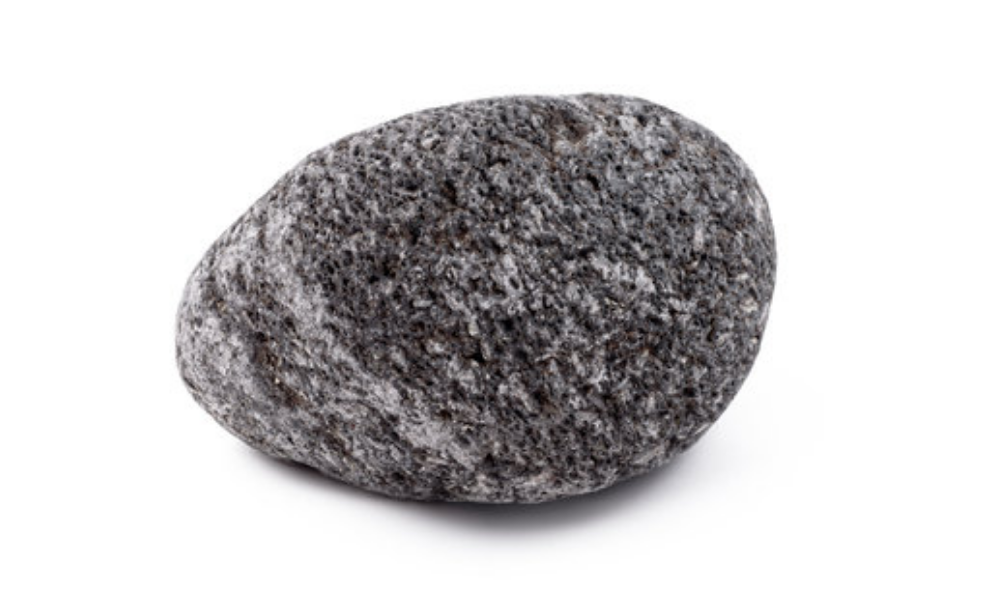
//> input picture HandDetection/HandDetection/Pierre.png, 1000 x 600 px, given in place of the camera
$ ./main   (built with g++ and OpenCV 4)
//> lines starting //> are read from the running program, lines starting //| are printed output that depends on the picture; after the words box and inside, x2 and y2 are one past the last pixel; in counts of white or black regions, pixels touching at a corner belong together
#include <iostream>
#include <sstream>
#include <opencv2/imgcodecs.hpp>
#include <opencv2/imgproc.hpp>
#include <opencv2/videoio.hpp>
#include <opencv2/highgui.hpp>
#include <opencv2/video.hpp>


using namespace cv;
using namespace std;

int c = 0;//Compteur de défauts de convexité qui permet de déterminer le choix de l'utilisateur
int x, y, rect_width;
int low_H = 0, low_S = 0, low_V = 0, high_H = 180, high_S = 255, high_V = 255;//Valeurs de seuillage HSV
Rect roi;///Size and location of both roi
//Region d'intérêt dans laquelle le joueur doit placer sa main
int user_score = 0, computer_score = 0;//Compteurs des scores
Mat computer_image;


///Frame est l'image capturé par la caméra, frame_hsv est l'image convertie en HSV et HSV_threshold_output l'image HSV seuillée
Mat frame, frame_hsv, hsv_threshold_output;


void finger_counter(int, void *);//Déclaration de l'en tête de la fonction


///Fonctions permettant de garder la valeur du seuillage basse inférieur à celle du seuillage haut et vice versa

static void on_low_H_thresh_trackbar(int, void *)
{
    if(high_H != 0)
    {
        low_H = min(high_H-1, low_H);
        setTrackbarPos("Low H", "HSV Threshold", low_H);
    }
    else
    {
        low_H = high_H;
        setTrackbarPos("Low H", "HSV Threshold", low_H);
    }
}

static void on_high_H_thresh_trackbar(int, void *)
{
    if(low_H != 180)
    {
        high_H = max(high_H, low_H+1);
        setTrackbarPos("High H", "HSV Threshold", high_H);
    }
    else
    {
        high_H = low_H;
        setTrackbarPos("High H", "HSV Threshold", high_H);
    }
}

static void on_low_S_thresh_trackbar(int, void *)
{
    if(high_S != 0)
    {
        low_S = min(high_S-1, low_S);
        setTrackbarPos("Low S", "HSV Threshold", low_S);
    }
    else
    {
        low_S = high_S;
        setTrackbarPos("Low S", "HSV Threshold", low_S);
    }
}

static void on_high_S_thresh_trackbar(int, void *)
{
    if(low_S != 255)
    {
        high_S = max(low_S+1, high_S);
        setTrackbarPos("High S", "HSV Threshold", high_S);
    }
    else
    {
        high_S = low_S;
        setTrackbarPos("High S", "HSV Threshold", high_S);
    }
}

static void on_low_V_thresh_trackbar(int, void *)
{
    if(high_V != 0)
    {
        low_V = min(high_V-1, low_V);
        setTrackbarPos("Low V", "HSV Threshold", low_V);
    }
    else
    {
        low_V = high_V;
        setTrackbarPos("Low V", "HSV Threshold", low_V);
    }
}

static void on_high_V_thresh_trackbar(int, void *)
{
    if(low_V != 255)
    {
        high_V = max(low_V+1, high_V);
        setTrackbarPos("High V", "HSV Threshold", high_V);
    }
    else
    {
        high_V = low_V;
        setTrackbarPos("High V", "HSV Threshold", high_V);
    }
}


///Fonction qui initialise la partie en dessinant la zone où le joueur place sa main et affiche les scores
void game_initialization()
{
    rectangle(frame, Point(x, y), Point(x+rect_width, y+rect_width), Scalar(255, 0, 0), 5, 8, 0);
    putText(frame, "User:"+to_string(user_score), Point(frame.size().width/20, frame.size().height/10), FONT_HERSHEY_PLAIN, 2, Scalar(255, 0, 0), 2);
    putText(frame, "Computer:"+to_string(computer_score), Point(frame.size().width*3/4, frame.size().height/10), FONT_HERSHEY_PLAIN, 2, Scalar(255, 0, 0), 2);
}

void roi_initialization()
{
    x = frame.size().width*3/8;
    y = frame.size().height/4;
    rect_width = frame.size().width/4;
    roi = Rect(x, y, rect_width, rect_width);
}


///Fonction qui permet à l'ordinateur de choisir aléatoirement
// [68 lines left out: functions computer_choice_function, image_loading, winner, display_result, not called in this run]

int main(int argc, char* argv[])
{

    VideoCapture capture(0);
    if(!capture.isOpened())
    {
        cerr << "Unable to open camera" << endl;
        return 0;
    }

    namedWindow("HSV Threshold");
    namedWindow("Game");

    ///Creation des trackbars pour régler les bornes du seuillage
    createTrackbar("Low H", "HSV Threshold", &low_H, 180, on_high_H_thresh_trackbar);
    createTrackbar("Low S", "HSV Threshold", &low_S, 255, on_high_S_thresh_trackbar);
    createTrackbar("Low V", "HSV Threshold", &low_V, 255, on_high_V_thresh_trackbar);
    createTrackbar("High H", "HSV Threshold", &high_H, 180, on_low_H_thresh_trackbar);
    createTrackbar("High S","HSV Threshold", &high_S, 255, on_low_S_thresh_trackbar);
    createTrackbar("High V", "HSV Threshold", &high_V, 255, on_low_V_thresh_trackbar);

    while (true) {
        capture >> frame;
//> frame is the input picture: 600 rows x 1000 cols, CV_8UC3; mean B, G, R 202, 201, 202.8
        flip(frame, frame, +1);
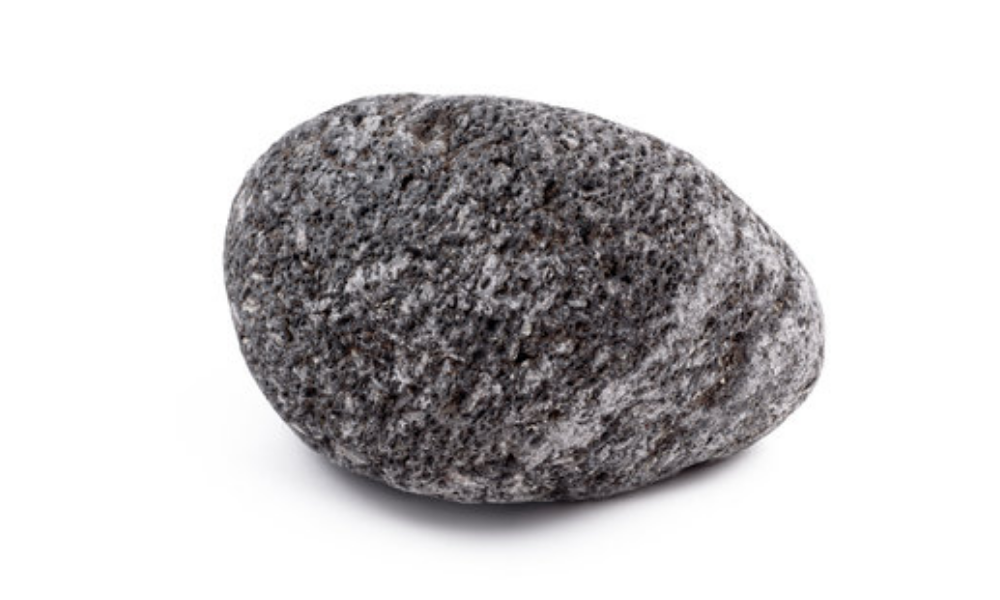
//> frame: 600 rows x 1000 cols, CV_8UC3; mean B, G, R 202, 201, 202.8
        roi_initialization();
        ///Convertion de la frame et application d'un filtre médian sur l'image convertie
        cvtColor(frame(roi), frame_hsv, COLOR_BGR2HSV);
//> frame_hsv: 250 rows x 250 cols, CV_8UC3; mean H, S, V 127.9, 23.1, 88.9
        medianBlur(frame_hsv, frame_hsv, 3);
//> frame_hsv: 250 rows x 250 cols, CV_8UC3; mean H, S, V 129.2, 22.1, 88.8

        //Seuillage hat de l'image convertie en HSV
        inRange(frame_hsv, Scalar(low_H, low_S, low_V), Scalar(high_H, high_S, high_V), hsv_threshold_output);
//> hsv_threshold_output: 250 rows x 250 cols, CV_8UC1; every value is 255

        //Dilatation de l'image seuillée pour combler les trous
        dilate(hsv_threshold_output, hsv_threshold_output, Mat(), Point(-1, -1), 3);

        game_initialization();
//> in game_initialization, `putText(frame, "Computer:"+to_string(computer_score), Point(frame.size..`:
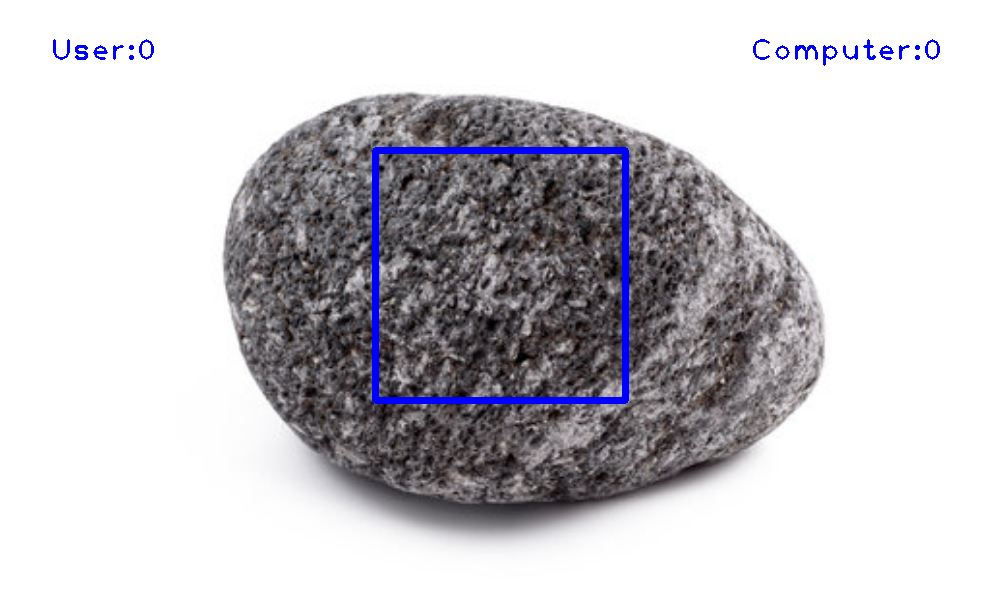
//> frame: 600 rows x 1000 cols, CV_8UC3; mean B, G, R 203.8, 199.2, 201

        finger_counter(0, 0);
        ///Affichage des fenêtres
        imshow("HSV frame", frame_hsv);
        imshow("HSV Threshold", hsv_threshold_output);
        imshow("Game", frame);

        ///Attente d'un choix de l'utilsateur
        int keyboard = waitKey(30);
        if (keyboard == 'q' || keyboard == 27)//Si l'utilisateur appuie sur q ou esc, on quitte le programme
            break;
        else if(keyboard == 'v')//sinon s'il appuie sur V, l'utilisateur valide son choix et on détermine le vainqueur
        {
            display_result(c);
        }
    }
    return 0;
}

///Fonction qui détermine les contours, l'enveloppe et le nombre de défauts
void finger_counter(int, void* )
{

    double largest_area = 0.0;///valeur de la surface du plus grand contour
    int largest_area_index = 0;///index du plus grand contour
    vector<vector<Point> > contours;
    vector<Vec4i> hierarchy;
    c = 0;
    Mat drawing = Mat::zeros( hsv_threshold_output.size(), CV_8UC3 );
    Scalar color = Scalar(0,0,255);///Red
    /// Trouver les contours
    findContours(hsv_threshold_output, contours, hierarchy, RETR_TREE, CHAIN_APPROX_SIMPLE, Point(0, 0) );
//> contours = 1 contour; box (x1, y1, x2, y2) and area: (0, 0, 250, 250) 62001
    ///Recherche du contour de la main, généralement le plus grand contour en terme de surface
    if(!contours.empty())
    {
        for(int i = 0; i < contours.size(); i++)
        {

            if(contourArea(contours[i]) > largest_area && contourArea(contours[i]) < pow(frame.size().width/4 - 1, 2))
            {
                largest_area = contourArea(contours[i]);
                largest_area_index = i;
            }
        }
//> this loop made 1 pass
//> after the loop, largest_area = 0; largest_area_index = 0
        /// Détermination de l'enveloppe du contour de la main
        vector<vector<int> >hull( contours.size() );
//> hull = 1 item
        vector<vector<Point> >hull_points( contours.size() );
//> hull_points = 1 empty contours
        vector<vector<Vec4i>> defects (contours.size());
//> defects = 1 item
        convexHull( contours[largest_area_index], hull[largest_area_index], false );
        convexHull( contours[largest_area_index], hull_points[largest_area_index], false );
//> hull_points has the same summary as contours
//> in main, `imshow("HSV frame", frame_hsv);`:
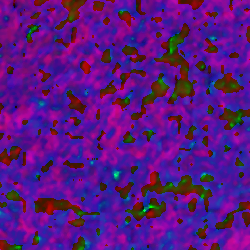
//> window 'HSV frame': 250 rows x 250 cols, CV_8UC3; mean B, G, R 129.2, 22.1, 88.8
//> the 'q' key is pressed
        convexityDefects(contours[largest_area_index], hull[largest_area_index], defects[largest_area_index]);

        ///Détermination des défauts a prendre en compte en fonction du point le plus profond et dessine le point le plus profond
        if(defects[largest_area_index].size() != 0)
        {
            for(int i = 0; i < defects[largest_area_index].size(); i++)
            {
                if(defects[largest_area_index][i][3] > 8000)
                {
                    circle(drawing, contours[largest_area_index][defects[largest_area_index][i][2]], 3, Scalar(255, 0, 0), 8);
                    c++;
                }
            }
        }

        ///Dessine l'enveloppe, les contours et affiche le choix de l'utilisateur
        if(contourArea(hull_points[largest_area_index]) < pow(frame.size().width/4 - 1, 2))
        {
            drawContours( drawing, contours, largest_area_index, color, 1, 8, vector<Vec4i>(), 0, Point() );
            drawContours( drawing, hull_points, largest_area_index, Scalar(255, 255, 0), 1, 8, vector<Vec4i>(), 0, Point() );
            if(c == 4)
                putText(frame, "Feuille", Point(0,frame.size().height/8), FONT_HERSHEY_SIMPLEX, 1, Scalar(0,0,255), 2, false);
            else if(c == 2 || c == 1)
                putText(frame, "Ciseaux", Point(0,frame.size().height/8), FONT_HERSHEY_SIMPLEX, 1, Scalar(0,0,255), 2, false);
            else if(c == 0 && defects[largest_area_index].size())
                putText(frame, "Pierre", Point(0,frame.size().height/8), FONT_HERSHEY_SIMPLEX, 1, Scalar(0,0,255), 2, false);
        }
        //Defect en indice car defects contient les indices des points de départ, arrivée et le plus profond dans la liste d'indices du contour d'origine

        ///Affiche l'image avec les contours, l'enveloppe et les défauts de convexité
        namedWindow( "Hull", WINDOW_AUTOSIZE );
        imshow( "Hull", drawing );
    }
}
